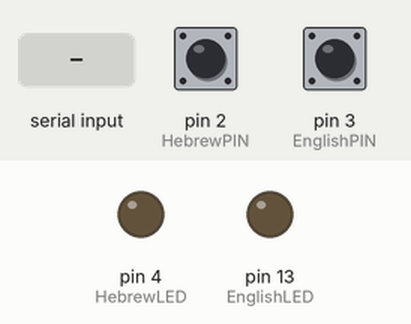
A sketch run on a simulated Arduino Uno, built with avr-gcc and run on an emulated ATmega328P. On the bench: output pins drawn as LEDs (lit = HIGH). Dashed ring = blinking. Inputs (shaded band) come from the test bench; at power-on: pin 2 (HebrewPIN) HIGH, pin 3 (EnglishPIN) HIGH.

Above: at 1.2 s.
1.3 s: "blink;" received over Serial
At 2.7 s:
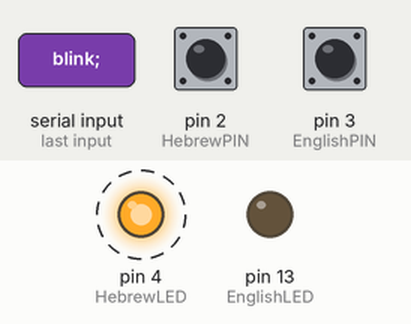
4.3 s: "eng;" received over Serial
At 4.6 s:
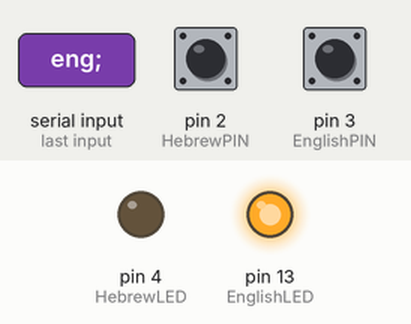
9.0 s: "heb;" received over Serial
At 9.3 s:
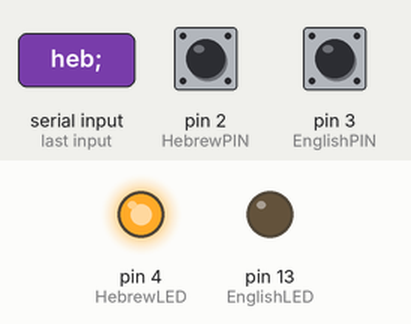
Timing chart, 0 to 11.5 s (numbered marks = the images above; inputs shaded):
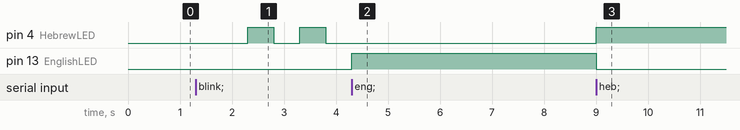

The sketch:

LanguageChangeDetector.ino
```cpp
String command;

const int HebrewPIN = 2;    // Hebrew button pin #
const int EnglishPIN = 3;    // English button pin #

const int HebrewLED = 4;    // Hebrew LED pin #
const int EnglishLED = 13;   // English LED pin #

const int blinkDelay = 500; //delay between LED on/off state
const int bounceThreshold = 250; //the threshold time in ms of the button bounce prevent logics

bool isBlink = false; //a flag for blink state (if true, the Hebrew LED will blink)


void setup() {
  //set pins mode: LEDs are outputs, buttons are input
  pinMode(HebrewLED, OUTPUT);
  pinMode(EnglishLED, OUTPUT);
  pinMode(HebrewPIN, INPUT_PULLUP);
  pinMode(EnglishPIN, INPUT_PULLUP);

  //Register to interrupts
  attachInterrupt(digitalPinToInterrupt(HebrewPIN), SelectHebrew, FALLING);
  attachInterrupt(digitalPinToInterrupt(EnglishPIN), SelectEnglish, FALLING);

  Serial.begin(9600); //open a serial port
  Serial.setTimeout(100); //set timeout
}

void loop() {
  //check if a command is waiting, if it is, read it and trim the '/r'
  while (Serial.available()) {
    command = Serial.readStringUntil(';');
    command.trim();
  }

  //if it is 'eng' -> cancel blink, and set the language LED states
  if (command == "eng")
  {
    isBlink = false;
    digitalWrite(HebrewLED, LOW);
    digitalWrite(EnglishLED, HIGH);
  }
  //if it is 'eng' -> cancel blink, and set the language LED states
  else if (command == "heb")
  {
    isBlink = false;
    digitalWrite(HebrewLED, HIGH);
    digitalWrite(EnglishLED, LOW);
  }
  //if it is 'blink' -> set blink flag to true
  else if (command == "blink")
  {
    isBlink = true;
  }
  //if it is 'handshake' -> return 'ok'
  else if (command == "handshake")
  {
    Serial.println("ok");
  }

  //if blink state is on -> turn eng LED off, and call blinkLED
  if (isBlink)
  {
    digitalWrite(EnglishLED, LOW);
    blinkLED(HebrewLED);
  }

  //reset command
  command = "";
}


void SelectHebrew()
{
  static unsigned long last_ToggleModeInterrupt_time = 0;
  unsigned long toggleModeInterrupt_time = millis();
  // If interrupts come faster than 500ms, assume it's a bounce and ignore
  if (toggleModeInterrupt_time - last_ToggleModeInterrupt_time > bounceThreshold)
  {
    command = "";
    Serial.println("he-IL");
  }
  last_ToggleModeInterrupt_time = toggleModeInterrupt_time;
}
void SelectEnglish()
{
  static unsigned long last_ToggleModeInterrupt_time = 0;
  unsigned long toggleModeInterrupt_time = millis();
  // If interrupts come faster than 500ms, assume it's a bounce and ignore
  if (toggleModeInterrupt_time - last_ToggleModeInterrupt_time > bounceThreshold)
  {
    command = "";
    Serial.println("en-US");
  }
  last_ToggleModeInterrupt_time = toggleModeInterrupt_time;
}

void blinkLED(int led) {
  static byte heartState = 1;
  static unsigned long previousBeat = millis();
  unsigned long currentMillis = millis();
  if (currentMillis - previousBeat >= blinkDelay) {
    previousBeat = currentMillis;
    heartState ^= 1;
    digitalWrite(led, heartState);
  }
}
```

Measured:
- after the input at 1.3 s, pin 4 (HebrewLED): alternates HIGH for 0.50 s and LOW for 0.50 s, starting after 1.0 s
- after the input at 4.3 s, pin 4 (HebrewLED): stops changing and stays LOW; pin 13 (EnglishLED): LOW → HIGH at once
- after the input at 9.0 s, pin 4 (HebrewLED): LOW → HIGH at once; pin 13 (EnglishLED): HIGH → LOW at once
